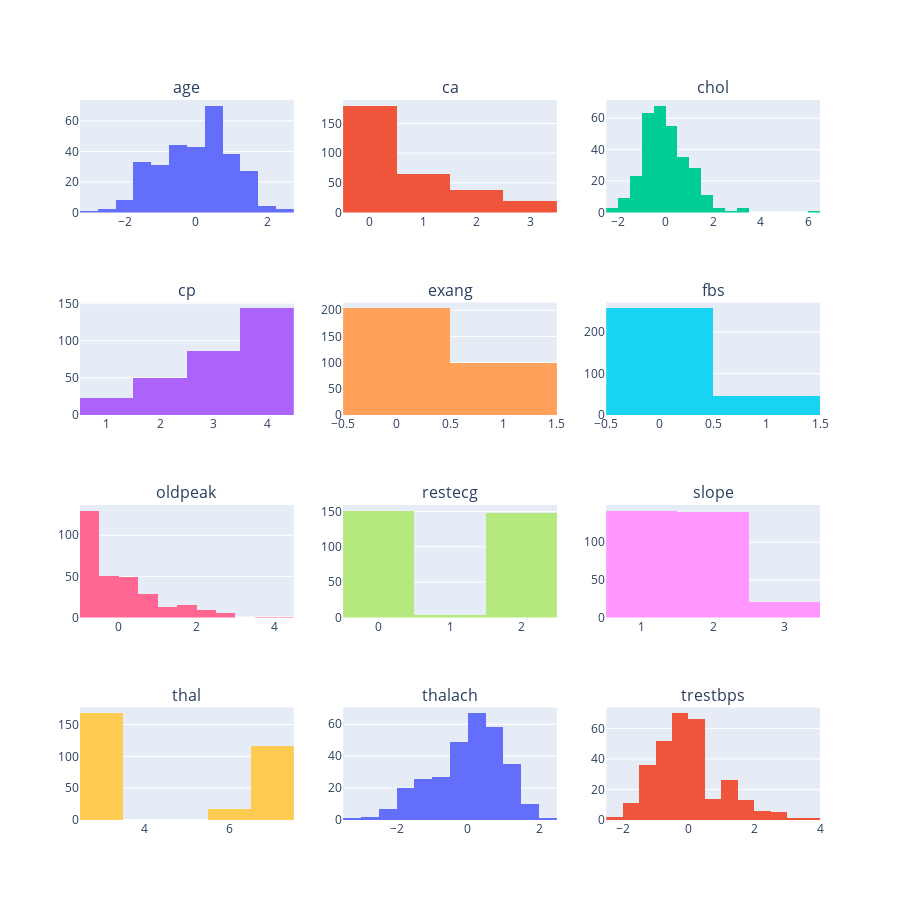

Notebook code cell kept with this figure:
### Code cell
# Features = HDData.drop(columns=['num']).melt(var_name='Feature',value_name='Value',ignore_index=False)
# px.histogram(Features,x="Value",facet_col="Feature",facet_col_wrap=3).update_layout(height=900)


PlotVars = HDData.columns.difference(["sex","num","target"])
ncols = 3
nrows = int(np.ceil(len(PlotVars)/ncols))
fig = make_subplots(rows=nrows, cols=ncols,subplot_titles=PlotVars)

for i,var in enumerate(PlotVars):
    plotrow = int(np.floor((i/ncols)+1))
    plotcol = np.mod(i+1,ncols)
    if plotcol == 0: plotcol=ncols
    _ = fig.add_trace(go.Histogram(x=HDData[var]),row=plotrow, col=plotcol)
fig.update_layout(height=900,showlegend=False)

### Figure 1 — Plotly figure (JSON) as saved in the notebook; plotly's stock layout.template omitted (floating-point values rounded to 4 significant figures; data arrays with more than 128 entries replaced by an {"elided": "..."} marker saying what was removed)
{"data": [{"type": "histogram", "x": {"elided": "303 float values"}, "xaxis": "x", "yaxis": "y"}, {"type": "histogram", "x": {"elided": "303 int values"}, "xaxis": "x2", "yaxis": "y2"}, {"type": "histogram", "x": {"elided": "303 float values"}, "xaxis": "x3", "yaxis": "y3"}, {"type": "histogram", "x": {"elided": "303 int values"}, "xaxis": "x4", "yaxis": "y4"}, {"type": "histogram", "x": {"elided": "303 int values"}, "xaxis": "x5", "yaxis": "y5"}, {"type": "histogram", "x": {"elided": "303 int values"}, "xaxis": "x6", "yaxis": "y6"}, {"type": "histogram", "x": {"elided": "303 float values"}, "xaxis": "x7", "yaxis": "y7"}, {"type": "histogram", "x": {"elided": "303 int values"}, "xaxis": "x8", "yaxis": "y8"}, {"type": "histogram", "x": {"elided": "303 int values"}, "xaxis": "x9", "yaxis": "y9"}, {"type": "histogram", "x": {"elided": "303 int values"}, "xaxis": "x10", "yaxis": "y10"}, {"type": "histogram", "x": {"elided": "303 float values"}, "xaxis": "x11", "yaxis": "y11"}, {"type": "histogram", "x": {"elided": "303 float values"}, "xaxis": "x12", "yaxis": "y12"}], "layout": {"annotations": [{"font": {"size": 16}, "showarrow": false, "text": "age", "x": 0.1444, "xanchor": "center", "xref": "paper", "y": 1, "yanchor": "bottom", "yref": "paper"}, {"font": {"size": 16}, "showarrow": false, "text": "ca", "x": 0.5, "xanchor": "center", "xref": "paper", "y": 1, "yanchor": "bottom", "yref": "paper"}, {"font": {"size": 16}, "showarrow": false, "text": "chol", "x": 0.8556, "xanchor": "center", "xref": "paper", "y": 1, "yanchor": "bottom", "yref": "paper"}, {"font": {"size": 16}, "showarrow": false, "text": "cp", "x": 0.1444, "xanchor": "center", "xref": "paper", "y": 0.7188, "yanchor": "bottom", "yref": "paper"}, {"font": {"size": 16}, "showarrow": false, "text": "exang", "x": 0.5, "xanchor": "center", "xref": "paper", "y": 0.7188, "yanchor": "bottom", "yref": "paper"}, {"font": {"size": 16}, "showarrow": false, "text": "fbs", "x": 0.8556, "xanchor": "center", "xref": "paper", "y": 0.7188, "yanchor": "bottom", "yref": "paper"}, {"font": {"size": 16}, "showarrow": false, "text": "oldpeak", "x": 0.1444, "xanchor": "center", "xref": "paper", "y": 0.4375, "yanchor": "bottom", "yref": "paper"}, {"font": {"size": 16}, "showarrow": false, "text": "restecg", "x": 0.5, "xanchor": "center", "xref": "paper", "y": 0.4375, "yanchor": "bottom", "yref": "paper"}, {"font": {"size": 16}, "showarrow": false, "text": "slope", "x": 0.8556, "xanchor": "center", "xref": "paper", "y": 0.4375, "yanchor": "bottom", "yref": "paper"}, {"font": {"size": 16}, "showarrow": false, "text": "thal", "x": 0.1444, "xanchor": "center", "xref": "paper", "y": 0.1562, "yanchor": "bottom", "yref": "paper"}, {"font": {"size": 16}, "showarrow": false, "text": "thalach", "x": 0.5, "xanchor": "center", "xref": "paper", "y": 0.1562, "yanchor": "bottom", "yref": "paper"}, {"font": {"size": 16}, "showarrow": false, "text": "trestbps", "x": 0.8556, "xanchor": "center", "xref": "paper", "y": 0.1562, "yanchor": "bottom", "yref": "paper"}], "height": 900, "showlegend": false, "xaxis": {"anchor": "y", "domain": [0, 0.2889]}, "xaxis10": {"anchor": "y10", "domain": [0, 0.2889]}, "xaxis11": {"anchor": "y11", "domain": [0.3556, 0.6444]}, "xaxis12": {"anchor": "y12", "domain": [0.7111, 1]}, "xaxis2": {"anchor": "y2", "domain": [0.3556, 0.6444]}, "xaxis3": {"anchor": "y3", "domain": [0.7111, 1]}, "xaxis4": {"anchor": "y4", "domain": [0, 0.2889]}, "xaxis5": {"anchor": "y5", "domain": [0.3556, 0.6444]}, "xaxis6": {"anchor": "y6", "domain": [0.7111, 1]}, "xaxis7": {"anchor": "y7", "domain": [0, 0.2889]}, "xaxis8": {"anchor": "y8", "domain": [0.3556, 0.6444]}, "xaxis9": {"anchor": "y9", "domain": [0.7111, 1]}, "yaxis": {"anchor": "x", "domain": [0.8438, 1]}, "yaxis10": {"anchor": "x10", "domain": [0, 0.1562]}, "yaxis11": {"anchor": "x11", "domain": [0, 0.1562]}, "yaxis12": {"anchor": "x12", "domain": [0, 0.1562]}, "yaxis2": {"anchor": "x2", "domain": [0.8438, 1]}, "yaxis3": {"anchor": "x3", "domain": [0.8438, 1]}, "yaxis4": {"anchor": "x4", "domain": [0.5625, 0.7188]}, "yaxis5": {"anchor": "x5", "domain": [0.5625, 0.7188]}, "yaxis6": {"anchor": "x6", "domain": [0.5625, 0.7188]}, "yaxis7": {"anchor": "x7", "domain": [0.2812, 0.4375]}, "yaxis8": {"anchor": "x8", "domain": [0.2812, 0.4375]}, "yaxis9": {"anchor": "x9", "domain": [0.2812, 0.4375]}}}
